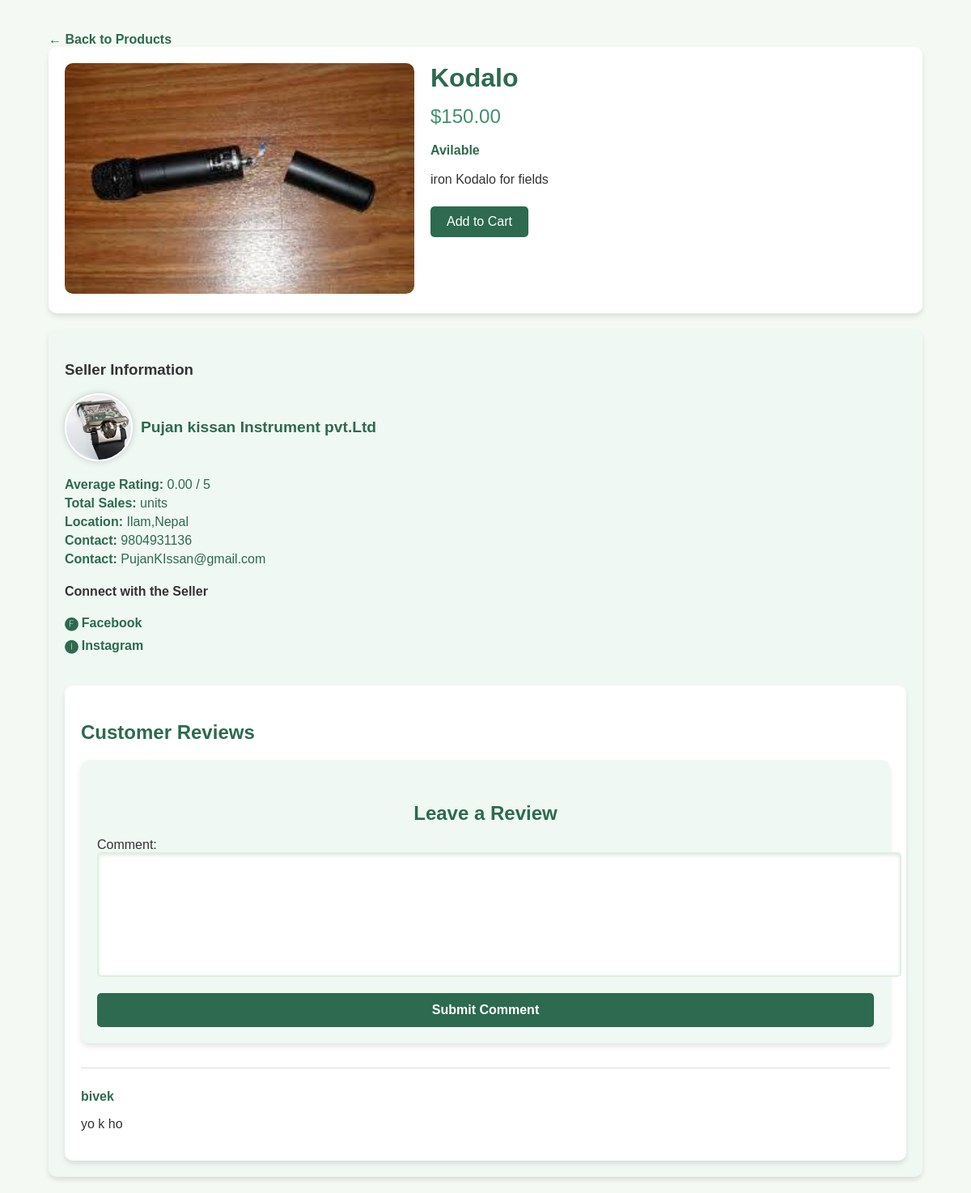
Screenshot of /product_details/7/ with the database file from the repository.
### ecommerce/models.py (models this page shows, shortened)
class Products(models.Model):
    user=models.ForeignKey(User,on_delete=models.CASCADE)
    seller=models.ForeignKey(Create_Seller_Account,on_delete=models.CASCADE)
    poduct_image=models.ImageField(upload_to='products/')
    product_name=models.CharField(max_length=100)
    product_price=models.DecimalField(max_digits=10,decimal_places=2)
    product_description=models.TextField()
    stock_quantity=models.PositiveIntegerField(default=0)
    status=models.CharField(max_length=100,choices=[('avilable','Avilable'),('out_of_stock','Out of Stock'),("discounted","Discounted")],default="avilable")
    discount_price=models.DecimalField(max_digits=10,decimal_places=2,null=True,blank=True)
    average_ratings=models.DecimalField(max_digits=3,decimal_places=2,default=0.0)
    date_added=models.DateField(auto_now_add=True)
    is_fetuared=models.BooleanField(default=False)
    tags=models.ManyToManyField(Tag,blank=True)
    product_weight= models.DecimalField(max_digits=6,decimal_places=2,null=True,blank=True)
    avilable_from=models.DateTimeField(null=True,blank=True)

class Create_Seller_Account(models.Model):
    user = models.OneToOneField(User, on_delete=models.CASCADE)
    business_name = models.CharField(max_length=150)  # Corrected spelling
    business_name_nepali = models.CharField(max_length=150, blank=True, null=True)
    business_address = models.TextField()
    business_contact_number = models.CharField(max_length=15)  # Corrected spelling
    business_email = models.EmailField()
    citizenship_number = models.CharField(max_length=20, blank=True, null=True)
    pan_number = models.CharField(max_length=20, blank=True, null=True)
    goverment_id = models.FileField(upload_to='documents/', blank=True)
    verification_status = models.CharField(
        max_length=20,
        choices=[('pending', 'pending'), ('Verified', 'Verified'), ('Rejected', 'Rejected')],
        default='pending'
    )
    bank_account_number = models.CharField(max_length=30)
    bank_name = models.CharField(
        max_length=100,
        choices=[
            ('Rastriya Banijya', 'Rastriya Banijya'),
            ('Nabil Bank', 'Nabil Bank'),
            ('Himalaya Bank', 'Himalaya Bank'),
            ('Global IME', 'Global IME'),
            ('Nepal Investment', 'Nepal Investment'),
            ('Agriculture Development', 'Agriculture Development')
        ],
        null=True,
        blank=True
    )
    ifcs_code = models.CharField(max_length=11)
    payment_gateway_id = models.CharField(max_length=100, blank=True, null=True)
    categories = models.CharField(
        max_length=50,
        choices=[
            ('Vegetables', 'Vegetables'),
            ('Fruits', 'Fruits'),
            ('Rice', 'Rice'),
            ('Spices', 'Spices'),
            ('Other', 'Other')
        ],
        default='Other'
    )
    total_sales = models.PositiveIntegerField(default=0)
    rating = models.DecimalField(max_digits=3, decimal_places=2, default=0.0)
    reviews_count = models.PositiveIntegerField(default=0)
    profile_picture = models.ImageField(upload_to='seller_pictures/', blank=True, null=True)
    date_joined = models.DateTimeField(auto_now_add=True)
    is_active = models.BooleanField(default=True)
    facebook_page=models.CharField(max_length=500,null=True,blank=True)
    instagram_page=models.CharField(max_length=500,null=True,blank=True)

class Comments(models.Model):
    user=models.ForeignKey(User,on_delete=models.CASCADE)
    product=models.ForeignKey(Products,on_delete=models.CASCADE)
    comment=models.TextField()
    data_added=models.DateTimeField(auto_now_add=True)

### ecommerce/views.py (the view)
# urls.py: path('product_details/<int:pk>/',views.product_details,name="product_details")
def product_details(request,pk=None):
    product_det=Products.objects.get(id=pk)
    comments= Comments.objects.filter(product=product_det)
    if request.method=='POST':
        comment=Comment_form(request.POST)
        if comment.is_valid():
            comment.save(user=request.user,product=product_det)
            return redirect('product_details',pk=pk)
        else:
            print(comment.errors)
    else:
        comment=Comment_form()
    data={"products_det":product_det,'form':comment,'Comments':comments}
    return render(request,'layout/product_det.html',data)

### ecommerce/forms.py (shortened to what this page needs)
class Comment_form(forms.ModelForm):
    class Meta:
        model=Comments
        fields=['comment']

### ecommerce/templates/layout/product_det.html (shortened to what this page needs)
{% load static %}
<!DOCTYPE html>
<html lang="en">
<head>
    <link href="{% static 'css/product_det.css' %}" rel="stylesheet">
</head>
<body>
    <div class="container">
        <a href="/products" class="back-link">&larr; Back to Products</a>
        <div class="product-detail">
            <div class="product-image">
                <img src="{{ products_det.poduct_image.url }}" alt="{{ products_det.product_name }}">
            </div>
            <div class="product-info">
                <h1>{{ products_det.product_name }}</h1>
                <p class="price">${{ products_det.product_price }}</p>
                <p class="stock-status {% if products_det.status == 'avilable' %}available{% elif products_det.status == 'out_of_stock' %}out-of-stock{% else %}discounted{% endif %}">
                    {{ products_det.status|title }}
                </p>
                <p class="product-description">
                    {{ products_det.product_description }}
                </p>
                <div class="add-to-cart">
                    <button>Add to Cart</button>
                </div>
            </div>
        </div>
        <div class="seller-info">
            <h3>Seller Information</h3>
            <div class="profile-info">
                <div class="profile-picture-wrapper">
                    <img src="{{ products_det.seller.profile_picture.url}}" alt="Profile Picture">
                    <div>
                        <p class="seller-name">{{ products_det.seller.business_name }}</p>
                    </div>
                </div>
            </div>
            <div class="seller-stats">
                <p><strong>Average Rating:</strong> {{ products_det.average_ratings}} / 5</p>
                <p><strong>Total Sales:</strong> {{ products_det.total_sales}} units</p>
                <p><strong>Location:</strong> {{ products_det.seller.business_address}}</p>
                <p><strong>Contact:</strong> {{ products_det.seller.business_contact_number}}</p>
                <p><strong>Contact:</strong> {{ products_det.seller.business_email}}</p>
            </div>
            <div class="social-links">
                <h4>Connect with the Seller</h4>
                <ul>
                    {% if products_det.seller.facebook_page %}
                        <li><a href="{{ products_det.seller.facebook_page }}" target="_blank">🅕 Facebook</a></li>
                    {% endif %}
                    {% if products_det.seller.instagram_page %}
                        <li><a href="{{ products_det.seller.instagram_page }}" target="_blank">🅘 Instagram</a></li>
                    {% endif %}
                </ul>
            </div>
         <div class="comments-section">
            <h3>Customer Reviews</h3>
            <div class="comment-form">
                <h4>Leave a Review</h4>
                <form method="POST" enctype="multipart/form-data" action=" ">
                    {{ form.as_p }}
                    <button type="submit">Submit Comment</button>
                </form>
            </div>
            {% for comment in Comments %}
            <div class="comment">
                <p class="author">{{ comment.user.username }}</p>
                <p>{{ comment.comment }}</p>
            </div>
            {% endfor %}
        </div>
    </div>
    </div>
</body>
</html>

### static/css/product_det.css (style rules this page uses)
body { font-family: Arial, sans-serif; margin: 0; padding: 0; background-color: #f5f9f4; color: #333; }
.container { width: 90%; max-width: 1200px; margin: 0 auto; padding: 20px; }
.product-detail { display: flex; flex-wrap: wrap; gap: 20px; background: #fff; box-shadow: 0 4px 6px rgba(0, 0, 0, 0.1); border-radius: 10px; padding: 20px; }
.product-image { flex: 1 1 40%; }
.product-image img { width: 100%; border-radius: 10px; }
.product-info { flex: 1 1 55%; }
.product-info h1 { font-size: 2rem; margin: 0 0 10px; color: #2d6a4f; }
.product-info p { margin: 10px 0; line-height: 1.6; }
.price { font-size: 1.5rem; color: #40916c; margin: 10px 0; }
.stock-status { font-size: 1rem; font-weight: bold; margin: 10px 0; }
.stock-status.available { color: #2d6a4f; }
.add-to-cart { margin-top: 20px; }
.add-to-cart button { background-color: #2d6a4f; color: #fff; border: none; padding: 10px 20px; font-size: 1rem; border-radius: 5px; cursor: pointer; transition: background-color 0.3s; }
.back-link { margin-top: 20px; display: inline-block; text-decoration: none; color: #2d6a4f; font-weight: bold; }
.seller-info { margin-top: 20px; background-color: #f0f8f4; padding: 20px; border-radius: 10px; box-shadow: 0 4px 6px rgba(0, 0, 0, 0.1); }
.profile-info { display: flex; gap: 15px; margin-bottom: 20px; }
.profile-picture-wrapper { display: flex; gap: 10px; align-items: center; }
.profile-picture-wrapper img { width: 80px; height: 80px; border-radius: 50%; border: 2px solid #fff; object-fit: cover; box-shadow: 0 0 8px rgba(0, 0, 0, 0.2); }
.seller-name { font-size: 1.2rem; color: #2d6a4f; font-weight: bold; }
.seller-stats p { margin: 5px 0; font-size: 1rem; color: #2d6a4f; }
.social-links { margin-top: 20px; }
.social-links ul { list-style-type: none; padding: 0; }
.social-links li { margin-bottom: 10px; }
.social-links a { text-decoration: none; color: #2d6a4f; font-weight: bold; }
.comments-section { margin-top: 40px; background-color: #fff; padding: 20px; border-radius: 10px; box-shadow: 0 4px 6px rgba(0, 0, 0, 0.1); }
.comments-section h3 { font-size: 1.5rem; color: #2d6a4f; margin-bottom: 20px; }
.comment-form { margin-bottom: 30px; background-color: #f0f8f4; padding: 20px; border-radius: 10px; box-shadow: 0 4px 6px rgba(0, 0, 0, 0.1); }
.comment-form h4 { font-size: 1.5rem; color: #2d6a4f; margin-bottom: 15px; text-align: center; }
.comment-form textarea { width: 100%; height: 120px; padding: 15px; font-size: 1rem; border: 2px solid #d8f3dc; border-radius: 5px; background-color: #fff; resize: none; box-shadow: inset 0 2px 4px rgba(0, 0, 0, 0.1); }
.comment-form button { display: block; width: 100%; margin-top: 10px; padding: 12px 0; font-size: 1rem; font-weight: bold; color: #fff; background-color: #2d6a4f; border: none; border-radius: 5px; cursor: pointer; transition: background-color 0.3s ease; }
.comment { margin-top: 20px; border-top: 1px solid #ddd; padding-top: 10px; }
.comment p { font-size: 1rem; color: #333; }
.comment .author { font-weight: bold; color: #2d6a4f; }

### rows the page displays
Products: poduct_image (picture), product_name "Kodalo", product_price "150.00", status "Avilable", product_description "iron Kodalo for fields", seller.profile_picture (picture), seller.business_name "Pujan kissan Instrument pvt.Ltd", average_ratings "0.00", seller.business_address "Ilam,Nepal", seller.business_contact_number "9804931136", seller.business_email "PujanKIssan@gmail.com"
Comments: user.username "bivek", comment "yo k ho"
